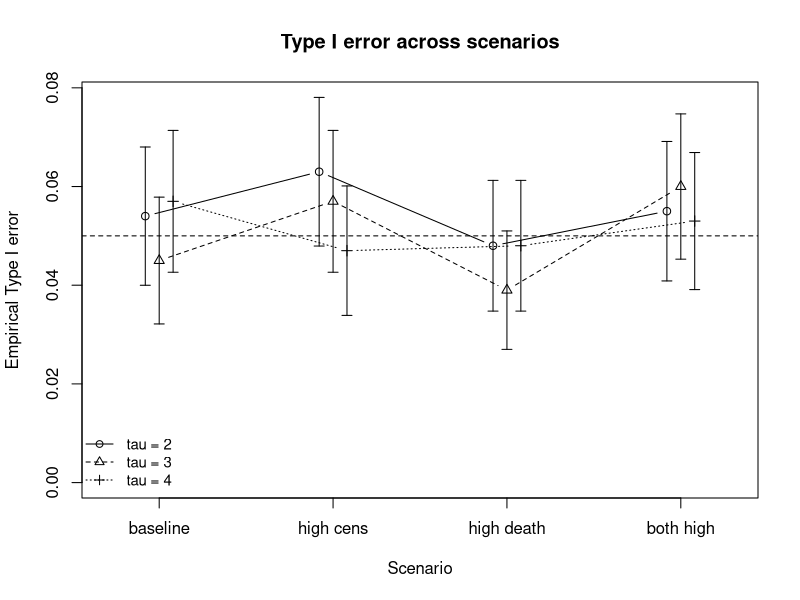
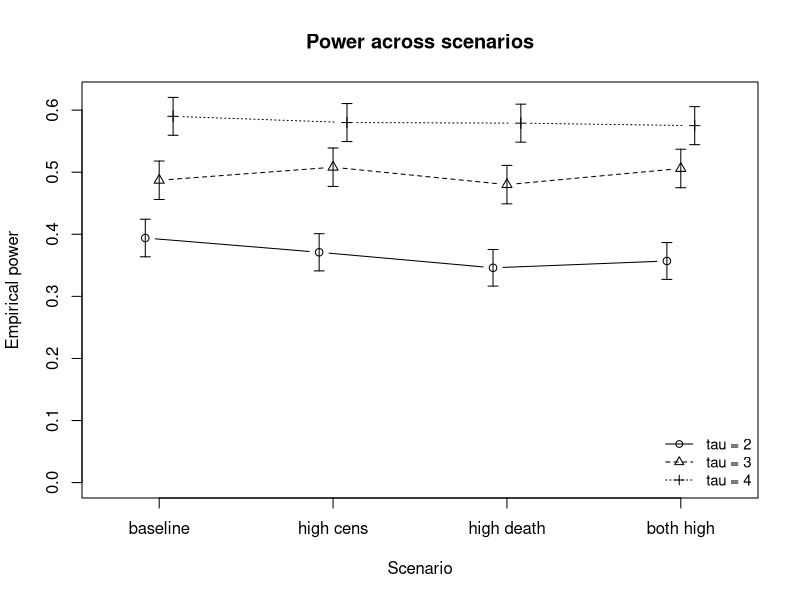
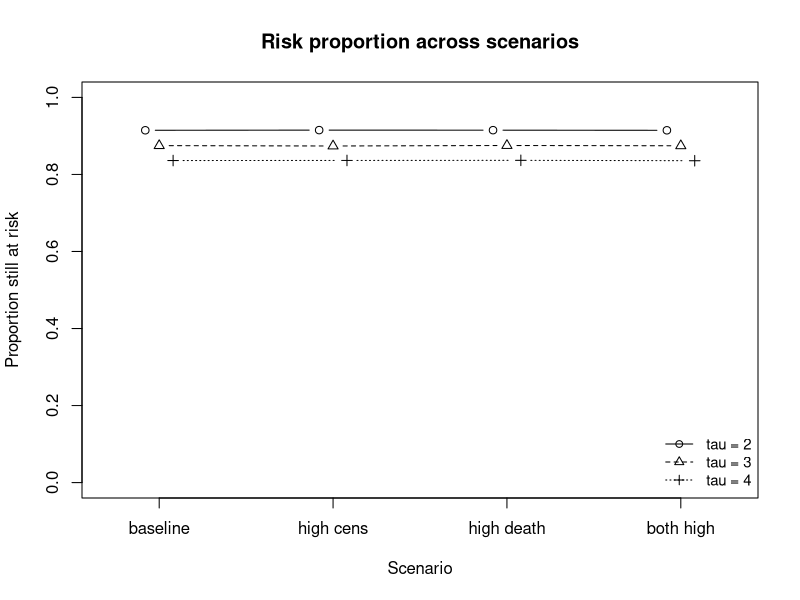

These figures' R source, in order:
type1_result <- read.csv("type1_tau_death_result.csv")
power_out <- read.csv("power_tau_death_result.csv")
risk_summary <- read.csv("risk_tau_death_summary.csv")

names(type1_result)[names(type1_result) == "X4t_eval"] <- "t_eval"
names(power_out)[names(power_out) == "X4t_eval"] <- "t_eval"
names(risk_summary)[names(risk_summary) == "X4t_eval"] <- "t_eval"

scenario_levels <- c("baseline", "high_censor", "high_death", "high_both")
scenario_labels <- c("baseline", "high cens", "high death", "both high")

type1_result$scenario <- factor(type1_result$scenario, levels = scenario_levels)
power_out$scenario <- factor(power_out$scenario, levels = scenario_levels)
risk_summary$scenario <- factor(risk_summary$scenario, levels = scenario_levels)

print(names(type1_result))
print(names(power_out))
print(names(risk_summary))

print(unique(type1_result$t_eval))
print(unique(power_out$t_eval))
print(unique(risk_summary$t_eval))

tau_vals <- sort(unique(type1_result$t_eval))
offsets <- c(-0.08, 0, 0.08)
line_types <- c(1, 2, 3)
point_types <- c(1, 2, 3)

x_base <- 1:length(scenario_levels)

plot(
  NA, NA,
  xlim = c(0.7, 4.3),
  ylim = c(0, max(type1_result$upper)),
  xlab = "Scenario",
  ylab = "Empirical Type I error",
  main = "Type I error across scenarios",
  xaxt = "n"
)

axis(1, at = x_base, labels = scenario_labels)
abline(h = 0.05, lty = 2)

for (i in seq_along(tau_vals)) {
  tau_val <- tau_vals[i]
  subdat <- type1_result[type1_result$t_eval == tau_val, ]
  subdat <- subdat[order(subdat$scenario), ]
  
  xvals <- x_base + offsets[i]
  
  lines(
    xvals, subdat$reject_rate,
    type = "b",
    lty = line_types[i],
    pch = point_types[i]
  )
  
  arrows(
    x0 = xvals,
    y0 = subdat$lower,
    x1 = xvals,
    y1 = subdat$upper,
    angle = 90,
    code = 3,
    length = 0.05
  )
}

legend(
  "bottomleft",
  legend = paste("tau =", tau_vals),
  lty = line_types,
  pch = point_types,
  bty = "n",
  cex = 0.9
)

tau_vals_power <- sort(unique(power_out$t_eval))

plot(
  NA, NA,
  xlim = c(0.7, 4.3),
  ylim = c(0, max(power_out$upper)),
  xlab = "Scenario",
  ylab = "Empirical power",
  main = "Power across scenarios",
  xaxt = "n"
)

axis(1, at = x_base, labels = scenario_labels)

for (i in seq_along(tau_vals_power)) {
  tau_val <- tau_vals_power[i]
  subdat <- power_out[power_out$t_eval == tau_val, ]
  subdat <- subdat[order(subdat$scenario), ]
  
  xvals <- x_base + offsets[i]
  
  lines(
    xvals, subdat$power,
    type = "b",
    lty = line_types[i],
    pch = point_types[i]
  )
  
  arrows(
    x0 = xvals,
    y0 = subdat$lower,
    x1 = xvals,
    y1 = subdat$upper,
    angle = 90,
    code = 3,
    length = 0.05
  )
}

legend(
  "bottomright",
  legend = paste("tau =", tau_vals_power),
  lty = line_types,
  pch = point_types,
  bty = "n",
  cex = 0.9
)


tau_vals_risk <- sort(unique(risk_summary$t_eval))

plot(
  NA, NA,
  xlim = c(0.7, 4.3),
  ylim = c(0, 1),
  xlab = "Scenario",
  ylab = "Proportion still at risk",
  main = "Risk proportion across scenarios",
  xaxt = "n"
)

axis(1, at = x_base, labels = scenario_labels)

for (i in seq_along(tau_vals_risk)) {
  tau_val <- tau_vals_risk[i]
  subdat <- risk_summary[risk_summary$t_eval == tau_val, ]
  subdat <- subdat[order(subdat$scenario), ]
  
  xvals <- x_base + offsets[i]
  
  lines(
    xvals, subdat$risk_prop,
    type = "b",
    lty = line_types[i],
    pch = point_types[i]
  )
}

legend(
  "bottomright",
  legend = paste("tau =", tau_vals_risk),
  lty = line_types,
  pch = point_types,
  bty = "n",
  cex = 0.9
)
